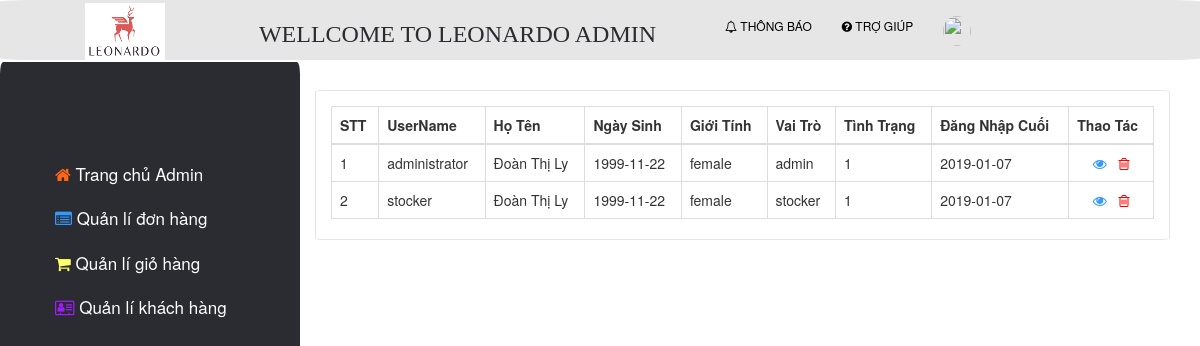
The app's page /administrator.php, older data.
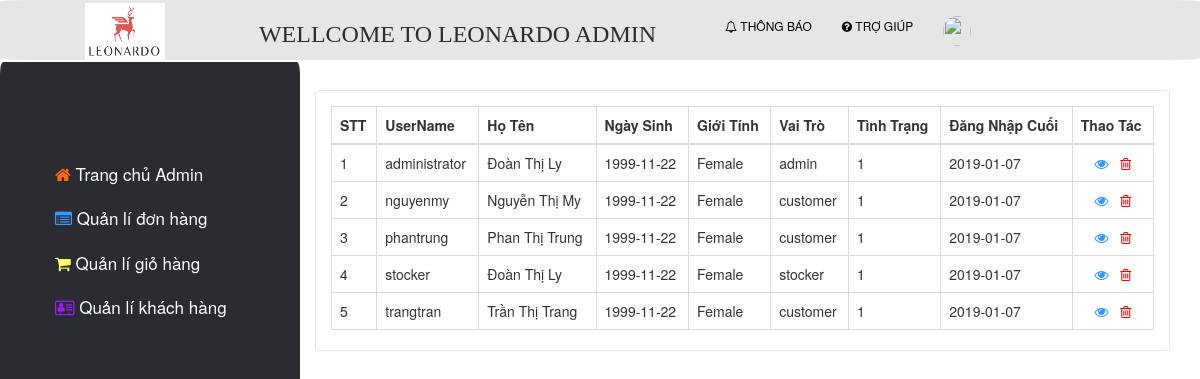
The same page, newer data.
### tables this page shows
CREATE TABLE `users`(
	`username` VARCHAR(50) NOT NULL PRIMARY KEY,
	`password` VARCHAR(255) NOT NULL,
	`avatar_url` VARCHAR(255),
	`first_name` VARCHAR(50) NOT NULL,
	`last_name` VARCHAR(50) NOT NULL,
	`birthday` DATE,
	`gender` VARCHAR(10),
	`email` VARCHAR(100),
	`address` VARCHAR(100),
	`phone` VARCHAR(11),
	`creation_date` DATETIME,
	`u_role` VARCHAR(50) NOT NULL,
	`last_access` DATE,
	`is_active` BOOLEAN NOT NULL
);

### connectMySQL.php (the view, shortened to what this page needs)
<?php
	function showAllUsers($connect){
		if ($connect) {
			$sql = "SELECT * FROM users";
			$result = $connect->query($sql);
			$stt = 1;
			if ($result->num_rows > 0) {
				echo "<table class='table table-bordered'>
							    <thead>
							      <tr>
							      	<th>STT</th>
							        <th>UserName</th>
							        <th>Họ Tên</th>
							        <th>Ngày Sinh</th>
							        <th>Giới Tính</th>
							        <th>Vai Trò</th>
							        <th>Tình Trạng</th>
							        <th>Đăng Nhập Cuối</th>
							        <th>Thao Tác</th>
							      </tr>
							    </thead>
							    <tbody>";
			    while($row = $result->fetch_assoc()) {
			    	echo "
			    		<tr> <td>$stt</td>
				        <td>" . $row['username'] . "</td>
				        <td>" . $row['last_name']." " .$row['first_name']. "</td>
				        <td>" . $row['birthday'] . "</td>
				        <td>" . $row['gender'] . "</td>
				        <td>" . $row['u_role'] . "</td>
				        <td>" . $row['is_active'] . "</td>
				        <td>" . $row['last_access'] . "</td>
				        <td class = 'text-center'>
				        	<a href='connectMySQL.php?viewUsername=" . $row['username'] . "' data-toggle='modal' data-target='#view'><i class = 'fa fa-eye' style='color: #3399ff;'></i></a> &nbsp;
									<a href='connectMySQL.php?username=" . $row['username'] . "'><i class = 'fa fa-trash-o' style='color: red;'></i></a>
				        </td>
				      </tr>
			    	";
			    	$stt++;
			    }
			    echo "</tbody>
							  </table>";
			} else {
			    echo "0 results";
			}
		}
	}
 ?>

### administrator.php (shortened to what this page needs)
<?php
	include "connectMySQL.php";
 ?>
<!DOCTYPE html>
<html>
<head>
	<link rel="stylesheet" type="text/css" href="style.css">
	<link rel="stylesheet" href="https://maxcdn.bootstrapcdn.com/bootstrap/3.3.7/css/bootstrap.min.css">
	<link rel="stylesheet" href="https://cdnjs.cloudflare.com/ajax/libs/font-awesome/4.7.0/css/font-awesome.min.css">
	<link rel="stylesheet" type="text/css" href="style.css">
</head>
<body>
	<div class="admin">
		<div class="header">
			<div class="container">
				<div class="col-lg-2 col-md-2 col-sm-2 col-xs-2 text-center">
					<img src="Image/logo.png" width="80px" height="60px">
        </div>
				<div class="solugan col-lg-5 col-md-5 col-sm-5 col-xs-5 text-center">
          <h3>WELLCOME TO LEONARDO ADMIN</h3>
        </div>
        <div class="header-right col-lg-5 col-md-5 col-sm-5 col-xs-5">
          <ul class="nav navbar-nav">
            <li>
              <a href=""><span><i class="fa fa-bell-o "></i></span> THÔNG BÁO </a>
            </li>
            <li>
              <a href="">
                <span>
                  <i class="fa fa-question-circle  "></i>
                </span>TRỢ GIÚP
              </a>
            </li>
            <li class="dropdown" class="<?php echo $showUsername;?>">
                <a href="#" id="user" class="<?php echo $showUsername;?> ?>" data-toggle="dropdown">
                  <img src="<?php echo $_SESSION['avatar_url']; ?>">
                </a>
            </li>
          </ul>
        </div>
			</div>
		</div>
		<div class="content">
			<div class="container">
				<div class="sidenav col-lg-3 col-md-3 col-sm-3 col-xs-3">
				  <ul role="tablist" class="">
				  	 <li><a href=""><span><i class="fa fa-home" style="color: #ff661a;"></i></span> Trang chủ Admin</a></li>
             <li class="active">
               <a href="#tabs-1" data-toggle="tab" aria-expanded="true"><span><i class="fa fa-list-alt" style="color: #3399ff;"></i></span> Quản lí đơn hàng</a>
             </li>
             <li>
               <a href="#tabs-2" data-toggle="tab" aria-expanded="true"><span><i class="fa fa-shopping-cart" style="color: #ffff66;"></i></span> Quản lí giỏ hàng</a>
             </li>
             <li>
               <a href="#tabs-3" data-toggle="tab" aria-expanded="true"><span><i class="fa fa-address-card-o" style="color: #a31aff;"></i></span> Quản lí khách hàng</a>
             </li>
           </ul>
				</div>
				<div class="text col-lg-9 col-lg-offset-3 col-md-9 col-md-offset-3 col-sm-9 col-sm-offset-3 col-xs-9 col-xs-offset-3">
					<div class="info">
						<div class="tab-content">
			        <div id="tabs-1" class="tab-pane active">
			          <?php showAllUsers($connect); ?>
			        </div>
			      </div>
					</div>
				</div>
			</div>
		</div>
	</div>
</body>
</html>

### style.css (style rules this page uses)
.header-right li a { color: #11111; }
.header-right a { color: black; font-size: 12px; }
.header-right { float: right; line-height: 50px; height: 50px; }
.info { margin-top: 15px; }
.solugan h3 { text-align: center; font-family: Ubunu; color: #2b2c31; }
.header-right .nav>li>a>img { -webkit-border-radius:100%; -moz-border-radius:100%; border-radius:100%; -webkit-transform:translateZ(0); -moz-transform:translateZ(0); -ms-transform:translateZ(0); -o-transform:translateZ(0); width: 28px; height: 30px; }
.content { margin-top: 210px; height: 1000px; }
.admin .header { height: 60px; line-height: 60px; width: 100%; margin-top: -210px; border: 1px solid #e6e6e6; border-radius: 3%; position: fixed; background: #e6e6e6; }
.admin .content .sidenav { margin-top: 62px; border-radius: 1%; }
.text { margin-top: -120px; border: 1px solid #e6e6e6; border-radius: 1%; }
.sidenav { height: 100%; padding-bottom: 50px; position: fixed; z-index: 1; top: 0; left: 0; background-color: #2b2c31; overflow-x: hidden; padding-top: 100px; }
.sidenav ul li { padding-bottom: 20px; list-style-type: none; }
.sidenav a { text-decoration: none; color: #fff; font-size: 17px; }

Row changes from the older to the newer data that the page shows:
changed users "administrator": gender "female" → "Female"
added users: username "nguyenmy", last_name "Nguyễn Thị", first_name "My", birthday "1999-11-22", gender "Female", u_role "customer", is_active "1", last_access "2019-01-07"
added users: username "phantrung", last_name "Phan Thị", first_name "Trung", birthday "1999-11-22", gender "Female", u_role "customer", is_active "1", last_access "2019-01-07"
changed users "stocker": gender "female" → "Female"
added users: username "trangtran", last_name "Trần Thị", first_name "Trang", birthday "1999-11-22", gender "Female", u_role "customer", is_active "1", last_access "2019-01-07"
